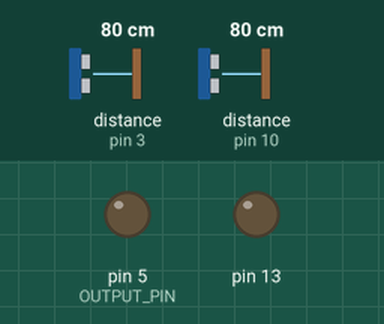
Bench run of a sketch on a simulated Arduino Uno, built with avr-gcc and run on an emulated ATmega328P. Parts: output pins drawn as LEDs (lit = HIGH). The test bench sets the inputs (shaded band); at power-on: distance to the obstacle (sensors on pin 10, pin 3) 80 cm. The echo pulse lasts 58.3 µs per cm; what the sketch prints to the serial monitor is not drawn.

Above: at 2.8 s.
2.9 s: distance to the obstacle (sensor on pin 10) set to 2 cm
At 3.4 s:
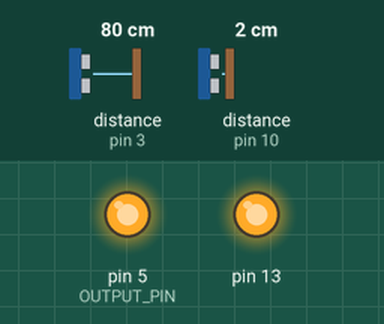
Timing chart, 0 to 5.9 s (numbered marks = the images above; inputs shaded):
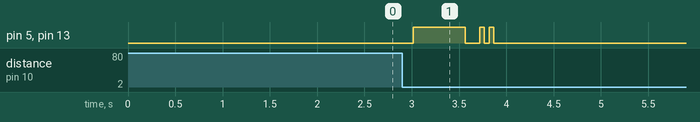

The sketch:

distance_test_final.ino
```cpp
#include <NewPing.h>

// output pin
#define OUTPUT_PIN 5

// button pin


// sonar variables
#define TRIGGER_PIN 2
#define ECHO_PIN 3
#define MAX_DISTANCE 128

int buttonState = 0;
int previousState = 0;

NewPing sonar(TRIGGER_PIN, ECHO_PIN, MAX_DISTANCE);


//to check if the garbage bin has closed
const int trigPin = 9;
const int echoPin = 10;

NewPing close_check(trigPin, echoPin, MAX_DISTANCE);
long duration;
int initial = 0;

void setup() {
  pinMode(OUTPUT_PIN, OUTPUT);
  pinMode(trigPin, OUTPUT); // Sets the trigPin as an Output
  pinMode(echoPin, INPUT); // Sets the echoPin as an Input
  Serial.begin(9600); // Starts the serial communication

  pinMode(13, OUTPUT);
}

void loop() {
  delay(1000);

 int change = close_check.ping_cm();
 if((change  - initial)< (-5) && (change  - initial)<6000 ){
    sendOutput();
  }
  initial = change;

}

void sendOutput() {
  unsigned int dist = sonar.ping_cm();
  int output = 0;
  digitalWrite(OUTPUT_PIN, HIGH);
  digitalWrite(13, HIGH);
  delay(500);
  Serial.println(dist);
  for (int i = 0; i < 7; i++) {
    output = dist % 2;
    if (output == 1) {
      digitalWrite(OUTPUT_PIN, HIGH);
      digitalWrite(13, HIGH);
    } else {
      digitalWrite(OUTPUT_PIN, LOW);
      digitalWrite(13, LOW);
    }
    dist = dist / 2;
    delay(50);
  }
  digitalWrite(OUTPUT_PIN, LOW);

  digitalWrite(13, LOW);
}
```

Measured:
- after the input at 2.9 s, pin 5 (OUTPUT_PIN), pin 13: goes HIGH 0.55 s, LOW 0.15 s, HIGH 0.05 s, LOW 0.05 s, HIGH 0.05 s, then LOW, starting after 0.12 s
